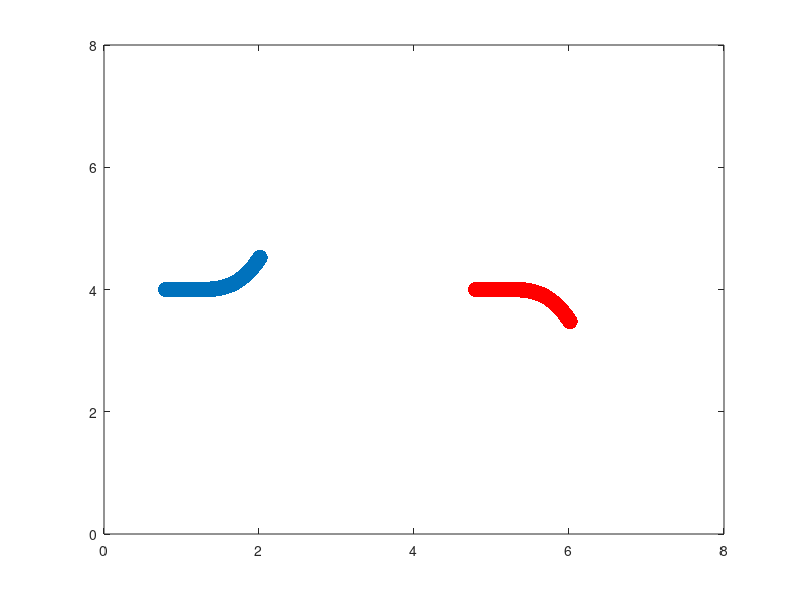

The MATLAB source for this figure:
%-------------------------------------------------------------------------------------------------------------------%
%
% IB2d is an Immersed Boundary Code (IB) for solving fully coupled non-linear 
% 	fluid-structure interaction models. This version of the code is based off of
%	Peskin's Immersed Boundary Method Paper in Acta Numerica, 2002.
%
% Author: Nicholas A. Battista
% Email:  nick.battista@unc.edu
% Date Created: May 27th, 2015
% Institution: UNC-CH
%
% This code is capable of creating Lagrangian Structures using:
% 	1. Springs
% 	2. Beams (*torsional springs)
% 	3. Target Points
%	4. Muscle-Model (combined Force-Length-Velocity model, "HIll+(Length-Tension)")
%
% One is able to update those Lagrangian Structure parameters, e.g., spring constants, resting %%	lengths, etc
% 
% There are a number of built in Examples, mostly used for teaching purposes. 
% 
% If you would like us to add a specific muscle model, please let Nick (nick.battista@unc.edu) know.
%
%--------------------------------------------------------------------------------------------------------------------%


%%%%%%%%%%%%%%%%%%%%%%%%%%%%%%%%%%%%%%%%%%%%%%%%%%%%%%%%%%%%%%%%%%%%%%%%%%%%%%%%
%
% FUNCTION: creates the JELLYFISH-EXAMPLE geometry and prints associated input files
%
%%%%%%%%%%%%%%%%%%%%%%%%%%%%%%%%%%%%%%%%%%%%%%%%%%%%%%%%%%%%%%%%%%%%%%%%%%%%%%%%

function Swimmer_Geometry()


% FLUID GRID PARAMETERS %
L = 8;                              % Length of computational domain (m)
N = 128;                            % # of Cartesian grid meshwidths
dx = L/N;                           % Cartesian mesh width (m)


% Construct Geometry
[xLag,yLag,yLag2,ds] = give_Me_Immsersed_Boundary_Geometry(N,L);

% NAMING CONVENTION FOR SIMULATION 
struct_name = 'swimmer';      % structure name

%
% PRINT INPUT FILES (.vertex, .spring, .beam, etc) %
%

% print vertices
print_Lagrangian_Vertices(xLag,yLag,struct_name);

% print vertex stages for update_curvature
print_Lagrangian_Vertices_Phases(xLag,yLag,yLag2,struct_name);

% print springs
k_Spring = 7.5*1.2750000000000000e+8;        % spring constant (Newton)
print_Lagrangian_Springs(xLag,k_Spring,ds,struct_name);

% print beams
k_Beam = 2.0363359375000002e+10;   % beam stiffness constant (Newton m^2)
print_Lagrangian_nonInv_Beams(xLag,yLag,k_Beam,struct_name);




%%%%%%%%%%%%%%%%%%%%%%%%%%%%%%%%%%%%%%%%%%%%%%%%%%%%%%%%%%%%%%%%%%%%%%%%
%
% FUNCTION: prints VERTEX points to a file called rubberband.vertex
%
%%%%%%%%%%%%%%%%%%%%%%%%%%%%%%%%%%%%%%%%%%%%%%%%%%%%%%%%%%%%%%%%%%%%%%%%

function print_Lagrangian_Vertices(xLag,yLag,struct_name)

    N = length(xLag);

    vertex_fid = fopen([struct_name '.vertex'], 'w');

    fprintf(vertex_fid, '%d\n', N );

    %Loops over all Lagrangian Pts.
    for s = 1:N
        X_v = xLag(s);
        Y_v = yLag(s);
        fprintf(vertex_fid, '%1.16e %1.16e\n', X_v, Y_v);
    end

    fclose(vertex_fid); 

%%%%%%%%%%%%%%%%%%%%%%%%%%%%%%%%%%%%%%%%%%%%%%%%%%%%%%%%%%%%%%%%%%%%%%%%
%
% FUNCTION: prints VERTEX points to a file called rubberband.vertex
%
%%%%%%%%%%%%%%%%%%%%%%%%%%%%%%%%%%%%%%%%%%%%%%%%%%%%%%%%%%%%%%%%%%%%%%%%

function print_Lagrangian_Vertices_Phases(xLag,yLag,yLag2,struct_name)

    N = length(yLag);

    vertex_fid = fopen([struct_name '.phases'], 'w');

    %Loops over all Lagrangian Pts.
    for s = 1:N
        X_v1 = xLag(s);
        Y_v1 = yLag(s);
        Y_v2 = yLag2(s);
        fprintf(vertex_fid, '%1.16e %1.16e %1.16e\n',X_v1,Y_v1, Y_v2);
        %fprintf(vertex_fid,'%1.16e %1.16e\n',Y_v1, Y_v2);
    end

    fclose(vertex_fid);     
    
    
%%%%%%%%%%%%%%%%%%%%%%%%%%%%%%%%%%%%%%%%%%%%%%%%%%%%%%%%%%%%%%%%%%%%%%%%
%
% FUNCTION: prints SPRING points to a file called rubberband.spring
%
%%%%%%%%%%%%%%%%%%%%%%%%%%%%%%%%%%%%%%%%%%%%%%%%%%%%%%%%%%%%%%%%%%%%%%%%

function print_Lagrangian_Springs(xLag,k_Spring,ds_Rest,struct_name)

    N = length(xLag);

    spring_fid = fopen([struct_name '.spring'], 'w');

    fprintf(spring_fid, '%d\n', N-1 );

    %spring_force = kappa_spring*ds/(ds^2);

    % SPRINGS BETWEEN VERTICES ON RHS
    for s = 1:N-1
        fprintf(spring_fid, '%d %d %1.16e %1.16e\n', s, s+1, k_Spring, ds_Rest);  
    end
    
    
 
%%%%%%%%%%%%%%%%%%%%%%%%%%%%%%%%%%%%%%%%%%%%%%%%%%%%%%%%%%%%%%%%%%%%%%%%%%%%%%%%%%%%%
%
% FUNCTION: prints BEAM (NON-INVARIANT) points to a file called rubberband.nonInv_beam
%
%%%%%%%%%%%%%%%%%%%%%%%%%%%%%%%%%%%%%%%%%%%%%%%%%%%%%%%%%%%%%%%%%%%%%%%%%%%%%%%%%%%%%

function print_Lagrangian_nonInv_Beams(xLag,yLag,k_Beam,struct_name)

    % k_Beam: beam stiffness
    % Cx/Cy:  beam curvatures in x/y respestively
    
    N = length(xLag); % NOTE: Total number of beams = Number of Total Lag Pts. - 2

    beam_fid = fopen([struct_name '.nonInv_beam'], 'w');

    fprintf(beam_fid, '%d\n', N-2 );

    % beam_force = kappa_beam*ds/(ds^4)
    
    %BEAMS BETWEEN VERTICES ON RHS
    for s = 1:N-2

        Cx = xLag(s) - 2*xLag(s+1) + xLag(s+2);
        Cy = yLag(s) - 2*yLag(s+1) + yLag(s+2);
        fprintf(beam_fid, '%d %d %d %1.16e %1.16e %1.16e\n', s,s+1,s+2, k_Beam, Cx, Cy);  
 
    end
    

    

%%%%%%%%%%%%%%%%%%%%%%%%%%%%%%%%%%%%%%%%%%%%%%%%%%%%%%%%%%%%%%%%%%%%%%%%
%
% FUNCTION: creates the Lagrangian structure geometry
%
%%%%%%%%%%%%%%%%%%%%%%%%%%%%%%%%%%%%%%%%%%%%%%%%%%%%%%%%%%%%%%%%%%%%%%%%

function [xLag,yLag,yLag2,ds] = give_Me_Immsersed_Boundary_Geometry(N,L)

ds = L/(2*N);

% Straight Portion %
xStraight = 0:ds:L/20;
yStraight = zeros(1,length(xStraight));
Nstraight = length(xStraight)-2;


% Curved Portion %

tol = 1e-5;    % error tolerance
n = 1;         % counting for array
xC(n) = 0;     % first x-value at (0,-b)
yC(n) = 0;     % first y-value at (0,-b)
tprev = xC(1); % initial x-value
pow = 3;       % power to create curve

while tprev <= L/10;

    n = n+1;
    tnext = tprev + ds/2; %Guess for next angle value
    tfar = 3*tnext;

    %initiating guess for bisection-algorithm
    xn = tnext;
    yn = tnext^pow;
    errSign = ( ds - sqrt( (xn-xC(n-1))^2 + (yn-yC(n-1))^2 ) );
    err = abs(errSign);

    %Bisection algorithm to make points equally spaced
    while ( err > tol )

        if errSign < 0
            tfar = tnext;
            tnext = (tnext+tprev)/2;
        elseif errSign > 0
            tprev = tnext;
            tnext = (tnext+tfar)/2;
        end

        xn = tnext;
        yn = tnext^pow;
        errSign = ( ds - sqrt( (xn-xC(n-1))^2 + (yn-yC(n-1))^2 ) );
        err = abs(errSign);
    end

    xC(n) = xn;    %Store X-value
    yC(n) = yn;    %Store Y-value
    tprev = tnext; %Update X-value

end

% Save Curved Values % 
xCurve = xC + xStraight(end) + ds;
yCurve = yC;

length(yCurve)

yCurve2 = -yC;

xLag = [xStraight xCurve]; xLag = xLag + 0.1*L; %0.7L
yLag = [yStraight yCurve]; yLag = yLag + 0.5*L;

yLag2 = [yStraight yCurve2]; yLag2 = yLag2 + 0.5*L;

ms = 34;
plot(xLag,yLag,'.','MarkerSize',ms); hold on; 
plot(xLag+L/2,yLag2,'r.','MarkerSize',ms); hold on; 
axis([0 L 0 L]); 

